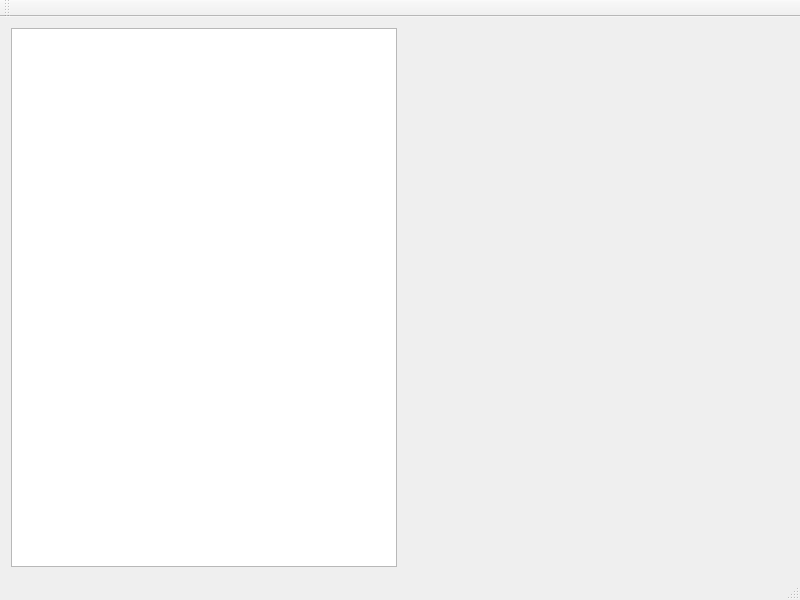
<?xml version="1.0" encoding="UTF-8"?>
<ui version="4.0">
 <class>MainWindow</class>
 <widget class="QMainWindow" name="MainWindow">
  <property name="geometry">
   <rect>
    <x>0</x>
    <y>0</y>
    <width>800</width>
    <height>600</height>
   </rect>
  </property>
  <property name="windowTitle">
   <string>MainWindow</string>
  </property>
  <widget class="QWidget" name="centralWidget">
   <layout class="QHBoxLayout" name="horizontalLayout">
    <item>
     <widget class="QListWidget" name="listWidget"/>
    </item>
    <item>
     <widget class="QStackedWidget" name="stackedWidget"/>
    </item>
   </layout>
  </widget>
  <widget class="QMenuBar" name="menuBar">
   <property name="geometry">
    <rect>
     <x>0</x>
     <y>0</y>
     <width>800</width>
     <height>17</height>
    </rect>
   </property>
  </widget>
  <widget class="QToolBar" name="mainToolBar">
   <attribute name="toolBarArea">
    <enum>TopToolBarArea</enum>
   </attribute>
   <attribute name="toolBarBreak">
    <bool>false</bool>
   </attribute>
  </widget>
  <widget class="QStatusBar" name="statusBar"/>
 </widget>
 <layoutdefault spacing="6" margin="11"/>
 <resources/>
 <connections/>
</ui>
